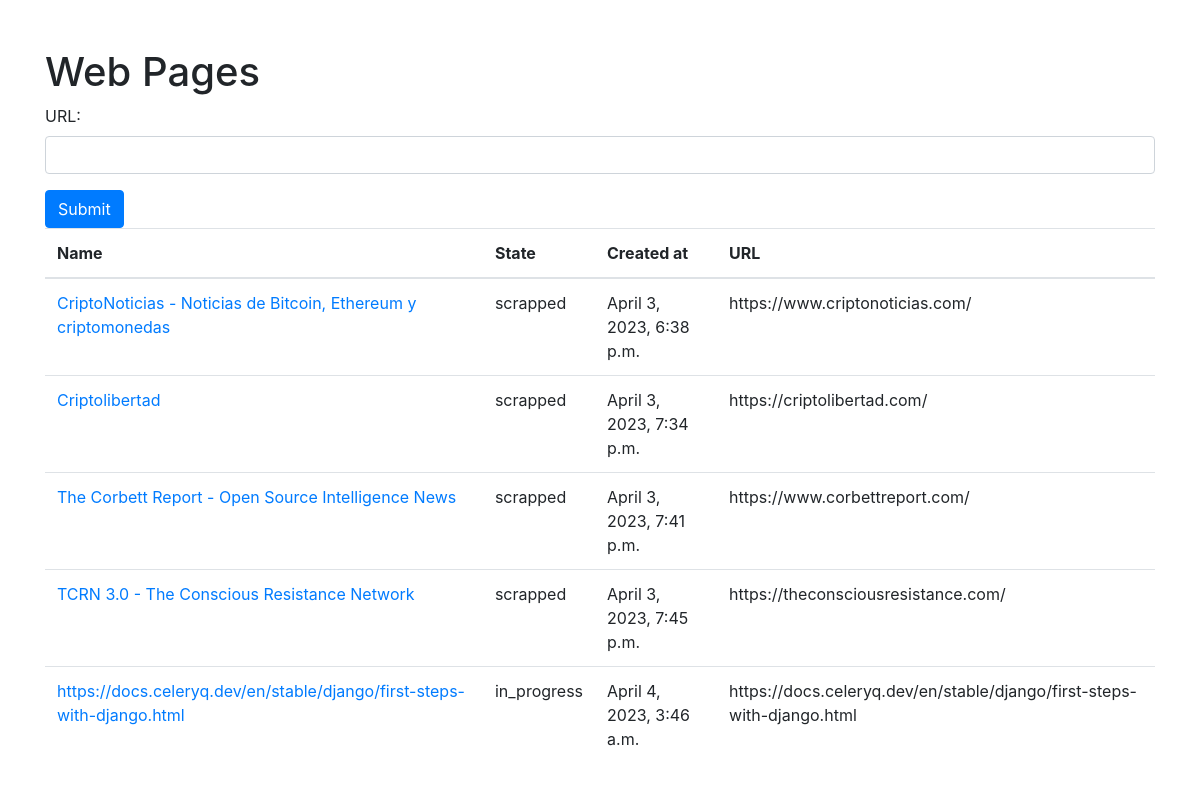
The page / on the database its author committed.
### link_web_scrapper/models.py (models this page shows, shortened)
class WebPage(models.Model):
    STATE_CHOICES = [
        ('in_progress', 'In Progress'),
        ('canceled', 'Canceled'),
        ('scrapped', 'Scrapped')
    ]
    link = models.URLField()
    created_at = models.DateTimeField(auto_now_add=True)
    state = models.CharField(max_length=20, choices=STATE_CHOICES, default='in_progress')
    deleted = models.BooleanField(default=False)
    name = models.CharField(max_length=100, blank=True, null=True)
    class Meta:
        ordering = ["created_at"]

### link_web_scrapper/views.py (the view)
# urls.py: path('', index, name="index"),
def index(request):
    webpages = WebPage.objects.all()
    context = {
        'webpages': webpages
    }
    return render(request, 'index.html', context)

### link_web_scrapper/templates/index.html (shortened to what this page needs)
{% extends 'base.html' %}
{% block content %}
    <div class="container mt-5">
        <h1>Web Pages</h1>
        <form id="webpage-form">
            <div class="form-group">
                <label for="url-input">URL:</label>
                <input type="text" class="form-control" id="url-input" name="link">
            </div>
            <button type="submit" class="btn btn-primary">Submit</button>
        </form>
        <table id="webpages" class="table table-hover">
          <thead>
            <tr>
              <th>Name</th>
              <th>State</th>
              <th>Created at</th>
              <th>URL</th>
            </tr>
          </thead>
          <tbody>
            {% for webpage in webpages %}
            <tr>
              <td><a href="{% url 'webpage_links' webpage.id %}">
                  {% if webpage.name %}
                    {{ webpage.name }}
                  {% else %}
                    {{ webpage.link }}</a></td>
                  {% endif %}
              <td>{{ webpage.state }}</td>
              <td>{{ webpage.created_at }}</td>
              <td>{{ webpage.link }}</td>
            </tr>
            {% empty %}
              <tr>
                <td colspan="3">No pages found.</td>
              </tr>
            {% endfor %}
          </tbody>
        </table>
    </div>
{% endblock content %}

### link_web_scrapper/templates/base.html (shortened to what this page needs)
<!DOCTYPE html>
<html>
<head>
  <link rel="stylesheet" href="https://maxcdn.bootstrapcdn.com/bootstrap/4.0.0/css/bootstrap.min.css">
</head>
<body>
{% block content %}
{% endblock content %}
</body>
</html>

### rows shown on the page
WebPage: name "CriptoNoticias - Noticias de Bitcoin, Ethereum y criptomonedas", state "scrapped", created_at "April 3, 2023, 6:38 p.m.", link "https://www.criptonoticias.com/"
WebPage: name "Criptolibertad", state "scrapped", created_at "April 3, 2023, 7:34 p.m.", link "https://criptolibertad.com/"
WebPage: name "The Corbett Report - Open Source Intelligence News", state "scrapped", created_at "April 3, 2023, 7:41 p.m.", link "https://www.corbettreport.com/"
WebPage: name "TCRN 3.0 - The Conscious Resistance Network", state "scrapped", created_at "April 3, 2023, 7:45 p.m.", link "https://theconsciousresistance.com/"
WebPage: link "https://docs.celeryq.dev/en/stable/django/first-steps-with-django.html", state "in_progress", created_at "April 4, 2023, 3:46 a.m."
